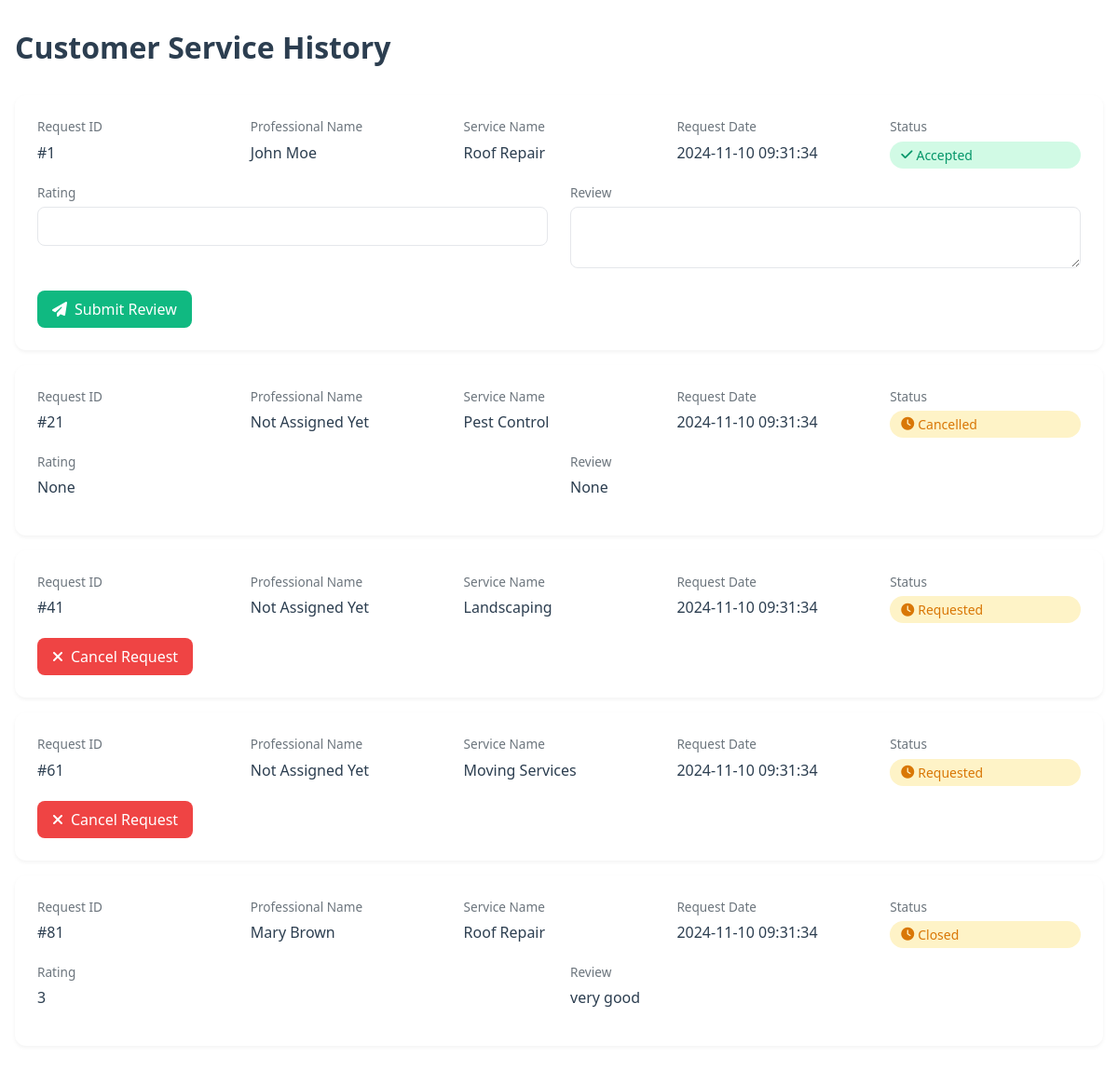
/Customer_Service_History.html (signed in), run on an earlier commit of the app's database.
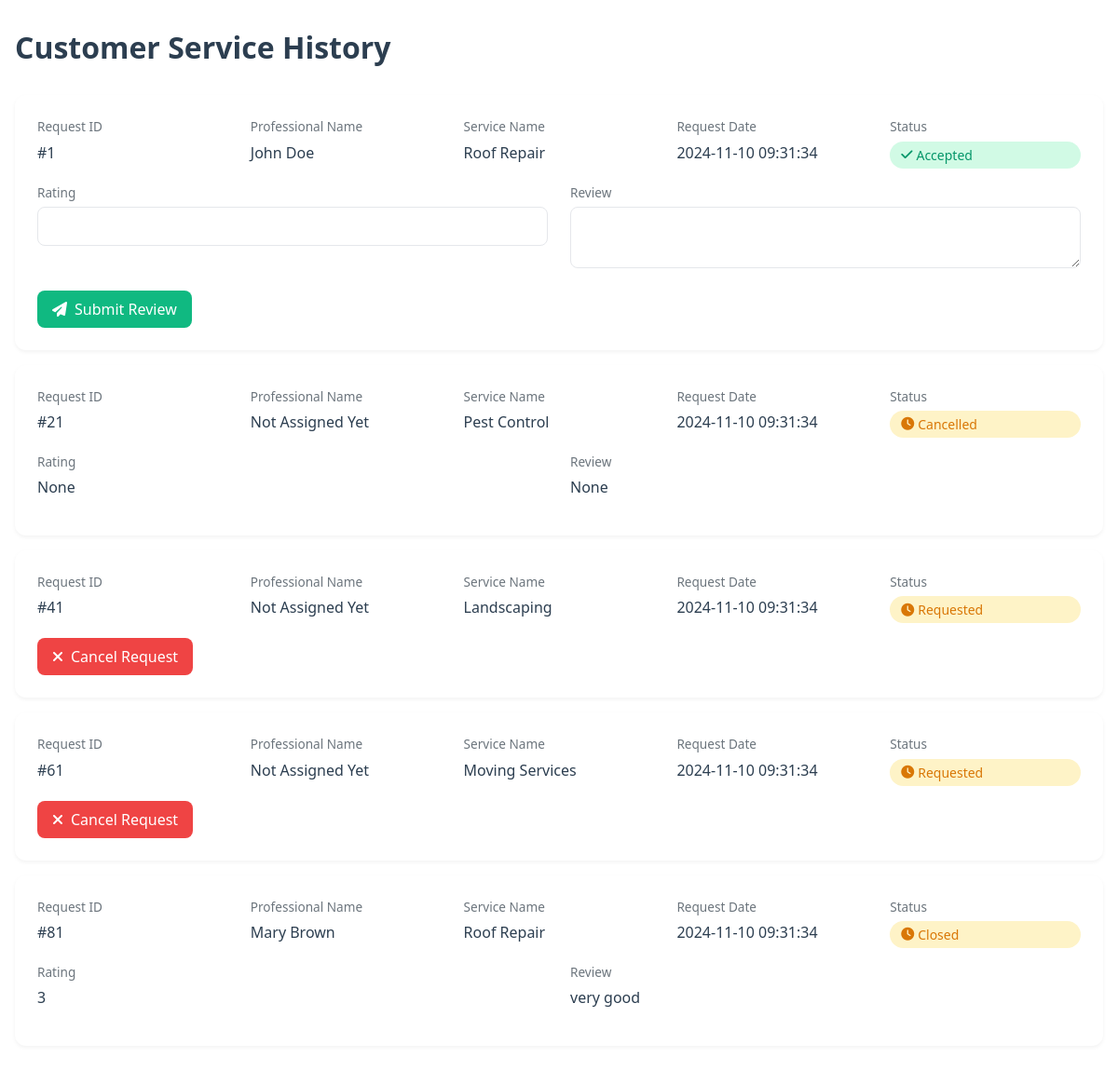
And on a later commit of the database.
### tables this page shows
CREATE TABLE ServiceRequests (
    RequestID INTEGER PRIMARY KEY,
    CustomerID INTEGER NOT NULL,
    ProfessionalID INTEGER,
    ServiceID INTEGER NOT NULL,
    RequestDate TIMESTAMP DEFAULT CURRENT_TIMESTAMP,
    Status TEXT NOT NULL DEFAULT 'Requested',
    Rating INTEGER,
    Review TEXT,
    FOREIGN KEY (CustomerID) REFERENCES Customers(CustomerID),
    FOREIGN KEY (ProfessionalID) REFERENCES Professionals(ProfessionalID),
    FOREIGN KEY (ServiceID) REFERENCES Services(ServiceID)
);

CREATE TABLE Professionals (
    ProfessionalID INTEGER PRIMARY KEY,
    Email VARCHAR(255) UNIQUE NOT NULL,
    Password VARCHAR(255) NOT NULL,
    Name VARCHAR(255) NOT NULL,
    Experience VARCHAR(255),
    Skills TEXT,
    Address VARCHAR(255),
    CertificationFile VARCHAR(255),
    PostalCode VARCHAR(10),
    Phone TEXT UNIQUE
, Approved INT DEFAULT 0);

CREATE TABLE Services (
    ServiceID INTEGER PRIMARY KEY,
    ServiceName VARCHAR(255) NOT NULL,
    Description TEXT,
    BasePrice DECIMAL(10, 2) NOT NULL
);

### backend/app.py (the view, shortened to what this page needs)
@app.route('/Customer_Service_History.html', methods=['POST','GET'])
def CUSTOMERSERVICEHISTORY():
    customer_id = session.get('customer_id')
    if not customer_id:
        print("Please log in to view your service history.")
        return redirect(url_for('login'))
    conn = sqlite3.connect('database.db')
    cursor = conn.cursor()
    cursor.execute("""
        SELECT
            RequestID, Name, Email, ServiceName, RequestDate, Status, Rating, Review
        FROM ServiceRequests sr
        JOIN Services s ON sr.ServiceID = s.ServiceID
        JOIN Professionals p ON p.ProfessionalID = sr.ProfessionalID
        WHERE CustomerID = ?
    """, (customer_id,))
    service_history = cursor.fetchall()
    conn.close()
    if service_history:
        return render_template('Customer_Service_History.html', service_history=service_history)
    else:
        print(f'No service history found for customer ID {customer_id}')
        return render_template('Customer_Service_History.html')

### templates/Customer_Service_History.html (shortened to what the changed rows need)
<!DOCTYPE html>
<html lang="en">
<head>
    <link href="https://cdnjs.cloudflare.com/ajax/libs/bootstrap/5.3.0/css/bootstrap.min.css" rel="stylesheet">
    <link href="https://cdnjs.cloudflare.com/ajax/libs/font-awesome/6.4.0/css/all.min.css" rel="stylesheet">
    <link rel="stylesheet" href="https://cdnjs.cloudflare.com/ajax/libs/animate.css/4.1.1/animate.min.css"/>
</head>
<body>
    <div class="dashboard-container animate__animated animate__fadeInUp">
        <h1 class="page-title">Customer Service History</h1>
        {% if service_history %}
            {% for row in service_history %}
                <div class="service-card animate__animated animate__fadeInUp">
                    <div class="service-info">
                        <div class="info-group">
                            <span class="info-label">Request ID</span>
                            <span class="info-value">#{{ row[0] }}</span>
                        </div>
                        <div class="info-group">
                            <span class="info-label">Professional Name</span>
                            <span class="info-value">{{ row[1] }}</span>
                        </div>
                        <div class="info-group">
                            <span class="info-label">Service Name</span>
                            <span class="info-value">{{ row[3] }}</span>
                        </div>
                        <div class="info-group">
                            <span class="info-label">Request Date</span>
                            <span class="info-value">{{ row[4] }}</span>
                        </div>
                        <div class="info-group">
                            <span class="info-label">Status</span>
                            <span class="status-badge {% if row[5] == 'Accepted' %}status-accepted{% else %}status-requested{% endif %}">
                                <i class="fas {% if row[5] == 'Accepted' %}fa-check{% else %}fa-clock{% endif %} me-1"></i>
                                {{ row[5] }}
                            </span>
                        </div>
                    </div>
                    {% if row[5] == 'Accepted' %}
                        <div class="review-form">
                            <div class="service-info">
                                <div class="info-group">
                                    <span class="info-label">Rating</span>
                                    <input type="number" name="rating" min="1" max="5" class="form-control" required>
                                </div>
                                <div class="info-group">
                                    <span class="info-label">Review</span>
                                    <textarea name="review" class="form-control" required></textarea>
                                </div>
                            </div>
                            <div class="text-end mt-3">
                                <button onclick="submitReview({{ row[0] }})" class="btn btn-submit">
                                    <i class="fas fa-paper-plane"></i>
                                    Submit Review
                                </button>
                            </div>
                        </div>
                    {% endif %}
                </div>
            {% endfor %}
        {% else %}
            <div class="empty-state animate__animated animate__fadeInUp">
                <i class="fas fa-history fa-3x mb-3"></i>
                <h3>No Service History</h3>
                <p>You haven't requested any services yet.</p>
            </div>
        {% endif %}
    </div>
</body>
</html>

What changed in the data, as far as the page shows it:
changed through a linked row, ServiceRequests "Accepted": Name "John Moe" → "John Doe"
